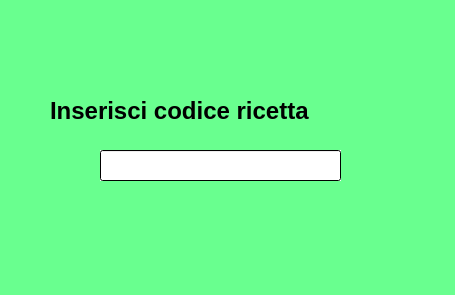
<?xml version="1.0" encoding="UTF-8"?>
<ui version="4.0">
 <class>Form</class>
 <widget class="QWidget" name="Form">
  <property name="geometry">
   <rect>
    <x>0</x>
    <y>0</y>
    <width>455</width>
    <height>295</height>
   </rect>
  </property>
  <property name="windowTitle">
   <string>Form</string>
  </property>
  <property name="styleSheet">
   <string notr="true">background-color: qlineargradient(spread:pad, x1:0, y1:0, x2:1, y2:1, stop:1 rgba(105, 255, 143, 255));</string>
  </property>
  <widget class="QLineEdit" name="codicericettale">
   <property name="geometry">
    <rect>
     <x>100</x>
     <y>150</y>
     <width>241</width>
     <height>31</height>
    </rect>
   </property>
   <property name="styleSheet">
    <string notr="true">background-color: qlineargradient(spread:pad, x1:0, y1:0, x2:1, y2:1, stop:1 rgba(255, 255, 255, 255));</string>
   </property>
  </widget>
  <widget class="QLabel" name="label">
   <property name="geometry">
    <rect>
     <x>50</x>
     <y>90</y>
     <width>341</width>
     <height>41</height>
    </rect>
   </property>
   <property name="font">
    <font>
     <pointsize>18</pointsize>
     <weight>75</weight>
     <bold>true</bold>
    </font>
   </property>
   <property name="text">
    <string>Inserisci codice ricetta</string>
   </property>
  </widget>
 </widget>
 <resources>
  <include location="../resource.qrc"/>
 </resources>
 <connections/>
</ui>
